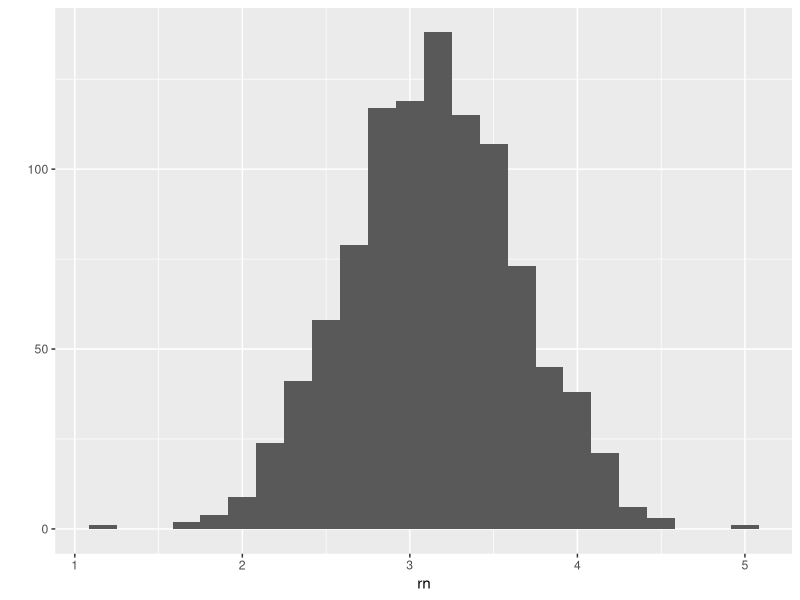

This chart was generated by the following R code:
## 1. Consider the following discrete random variable, X.
## x            | 6     7       8       9       10      11      12      
## P(X = x)     | 0.1   0.2     0.3     0.2     0.1     0.05     0.05

## 1.a
## Calculate the expected value and variance; efficiency counts.

x <- 6:12
p <- c(1, 2, 3, 2, 1, 0.5, 0.5)/10

## reasonable + not fast = not correct
m <- 0
idx <- seq_along(x) # 1:length(x)
for (i in idx) {
    m <- m + x[i]*p[i]
}

v <- 0
for (i in idx) {
    v <- v + p[i]*(x[i]-m)^2
}

## not intuitive + fast + right answer = Max Power way! (correct)
m <- sum(p*x)
v <- sum(p*(x-m)^2)

## 1.b
## Randomly sample from the random variable X,
## with samples sizes n = \{10, 100, 1000\}.
## Hint: ?sample



## 1.c
## Calculate the sample mean and sample variance for each random
## sample/size combination. 
## Comment on the relative correctness of your three guesses.

for (n in c(10, 100, 1000)) {
    s <- sample(x, size=n, replace=TRUE, prob=p)
    print(sprintf("sample mean = %f", mean(s)))
    print(sprintf("sample variance = %f", var(s)))
    ## sample estimates should approach population parameters
    ## as sample sizes increase
}

## 2. Assume the length of adult male Calponia harrisonfordis is
## normally distributed with mean 18.14 mm and
## standard deviation 1.76 mm. Hint: ?pnorm

## 2.a
## What is the probability we would find a C. harrisonfordi that is
## shorter than 14.66 mm or longer than 21.66 mm?
## via z-scores
z1 <- (14.66 - 18.14)/1.76
z2 <- (21.66 - 18.14)/1.76
pnorm(z1) + (1-pnorm(z2))

## w/out z-scores
pnorm(14.66, mean=18.14, sd=1.76) + (1-pnorm(21.66, mean=18.14, sd=1.76))

## 2.b
## What is the length of the longest 7.5% of C. harrisonfordis?
## via z-scores
qnorm(1-0.075)*1.76 + 18.14

## w/out z-scores
qnorm(1-0.075, mean=18.14, sd=1.76)

## 3. Suppose that semiconductors follow a exponential distribution
## with an expected value (mean) life span of 5 years.
## Hint: how does the expected value relate to the parameter of
## the exponential distribution?  Which does pexp take as its argument?
## Try ?pexp

## 3.a
## What is the probability a randomly chosen semiconductor
## will fail within 4 years?

pexp(4, rate=1/5)

## 3.b
## What is the lifespan of the shortest 12% of semiconductors?

qexp(0.12, rate=1/5)

## 4. Randomly generate 1001 observations from a normal
## distribution of your choice (pick mean and standard deviation).
## Make a histogram from these observations. Hint: ?rnorm

rn <- rnorm(1001, mean=pi, sd=0.5)
library(ggplot2)
qplot(rn, geom="histogram", binwidth=0.5/3)

## 5. Randomly generate 1001 observations from a Bernoulli
## distribution and estimate the variance using only the sample mean.
## Hint: ?rbinom, size=1 and you pick `prob`.

rb <- rbinom(1001, size=1, prob=pi/4)
mb <- mean(rb)                          # sample mean
vb <- mb*(1-mb)                         # sample var

pi/4                                    # population mean
(pi/4)*(1-pi/4)                         # population variance

